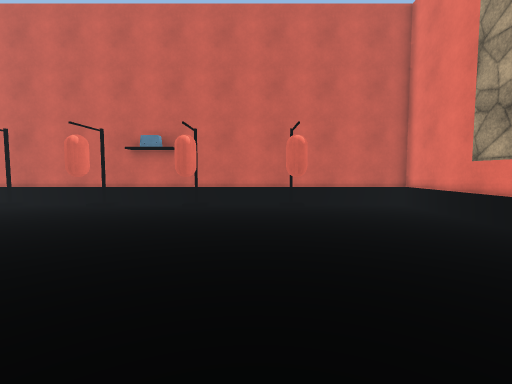
view 1 (above)

16 first-person views from a walk through a Unity game level. The camera is 1.3 m above the floor, tilts 4° down and sees 85° across. The floor is counted in squares, 0.9 m on a side. Each view is taken from the middle of a square. On the plan, view 1 faces up. The plan holds only what a view shows up to about 14 squares ahead; the rest is blank. The player character is not drawn. Some surface patterns are stand-ins.

view 2
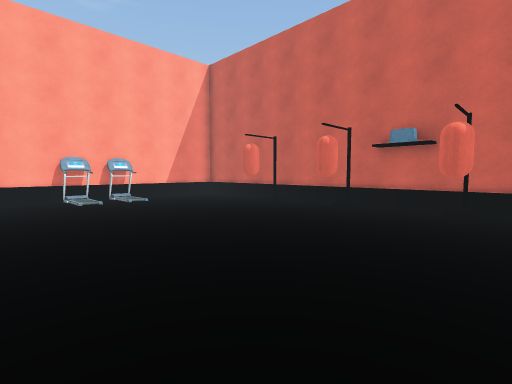

view 3
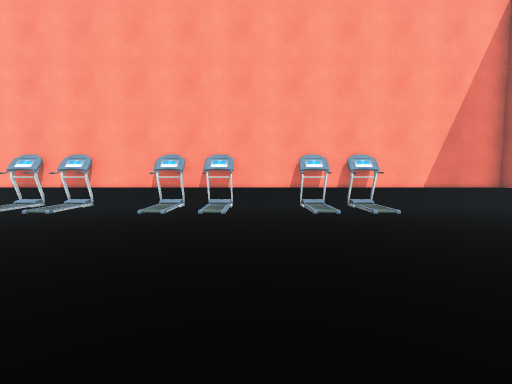

view 4
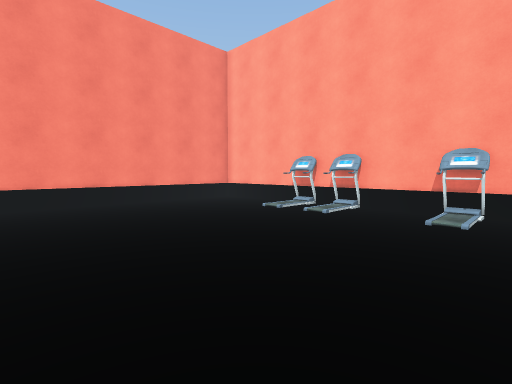

view 5
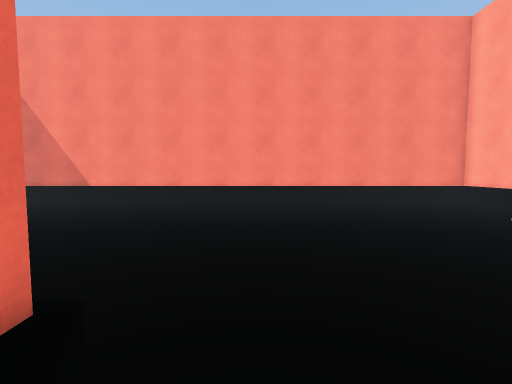

view 6
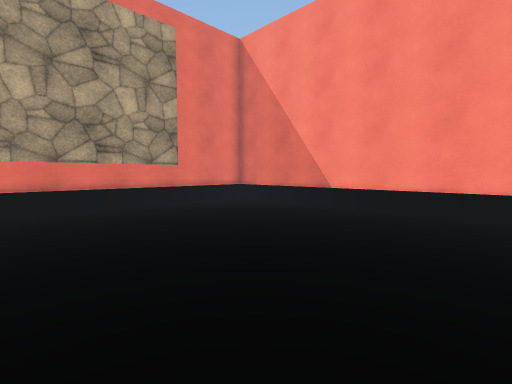

view 7
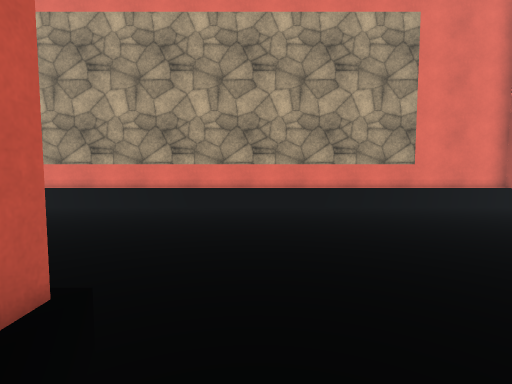

view 8
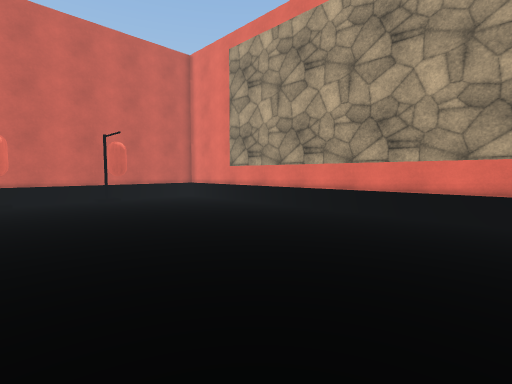

view 9
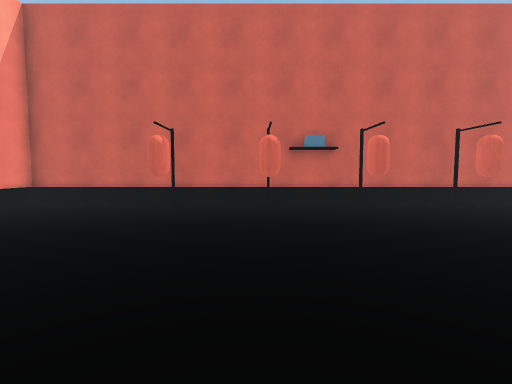

view 10
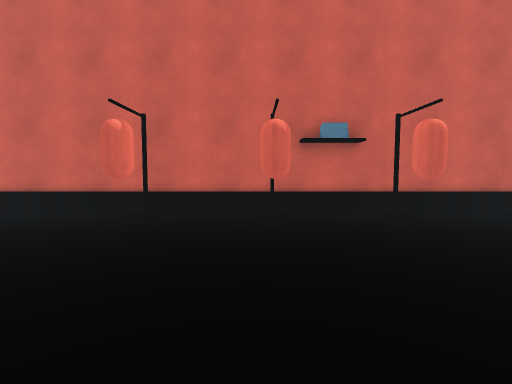

view 11
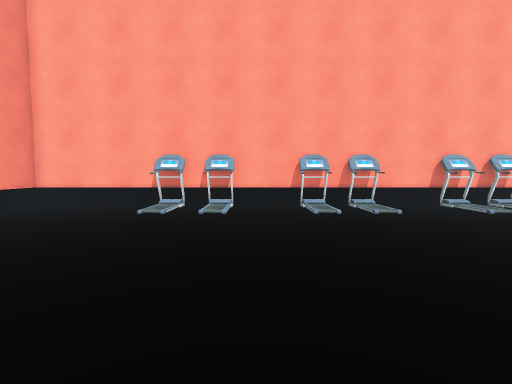

view 12
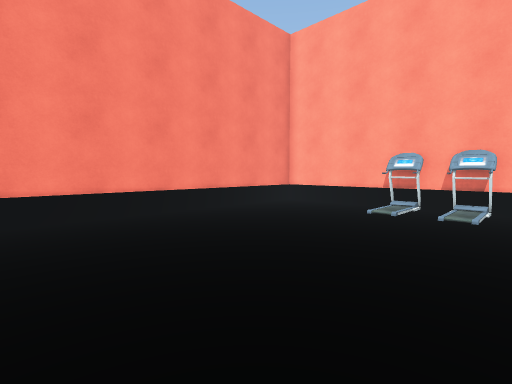

view 13
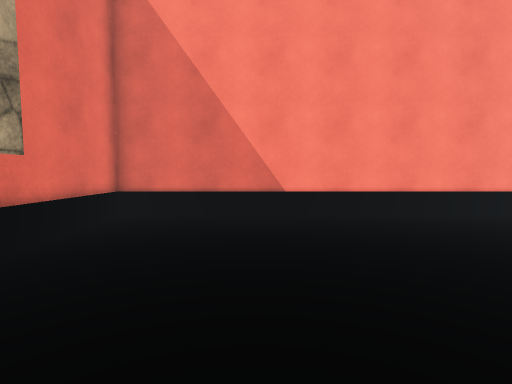

view 14
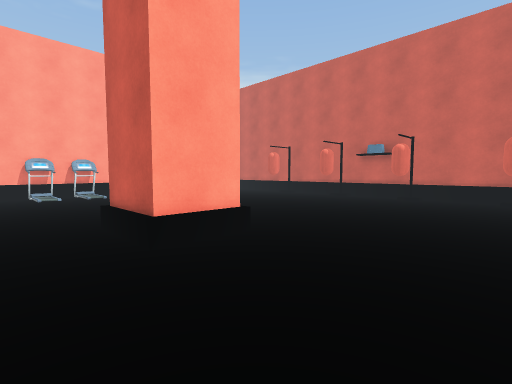

view 15
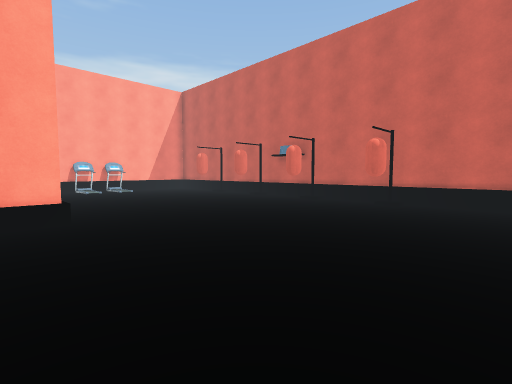

view 16
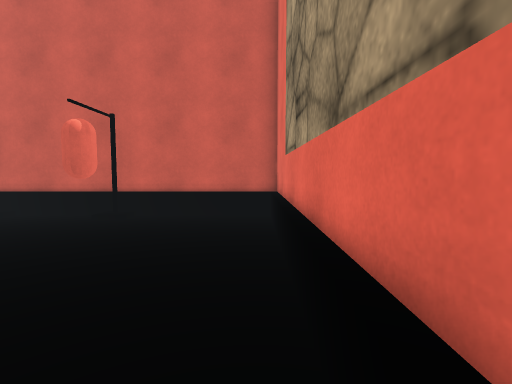

### Floor plan
Key: @ floor where view 1 was taken; # wall or solid block; . floor; / step, stairs or slope; = window, fence, low wall or low ledge; ^ raised ledge; B bag; O other object.
Columns run from 17 left of view 1 to 7 right of it. Each row starts with its distance up from view 1.
 13 ^#################^#####^
 12 #.....//..//..//........#
 11 #.......................#
 10 #.....B...BB..B...B.....#
  9 #.......................#
  8 #.......................#
  7 #O/.....................#
  6 OO/.....................#
  5 #O/.....................#
  4 OO/.....................#
  3 #.......................#
  2 #.......................#
  1 #O/........////.........#
  0 OO/...... ./  #..@......#
 -1 #O/.......  ###.........#
 -2 OO/........////  .......#
 -3 #..............  .......#
 -4 #..............  .......#
 -5 #O/............  .......#
 -6 OO/.....................#
 -7 #O/.....................#
 -8 OO/.....................#
 -9 #.......................#
-10 #.......................#
-11 #.......................#
-12 #.......................#
-13 #.......................#
-14 ^=======================^

Positions as (right, up) in squares from view 1, and headings:
1: (0, 0), facing up
2: (-1, 1), facing up-left
3: (-5, 2), facing left
4: (-6, 0), facing down-left
5: (-7, 0), facing down
6: (-5, -3), facing down-right
7: (-5, -3), facing right
8: (-3, -3), facing up-right
9: (-7, 0), facing up
10: (-7, 3), facing up
11: (-5, -4), facing left
12: (-5, -4), facing down-left
13: (2, -4), facing down
14: (2, -4), facing up-left
15: (6, -1), facing up-left
16: (6, 3), facing up
